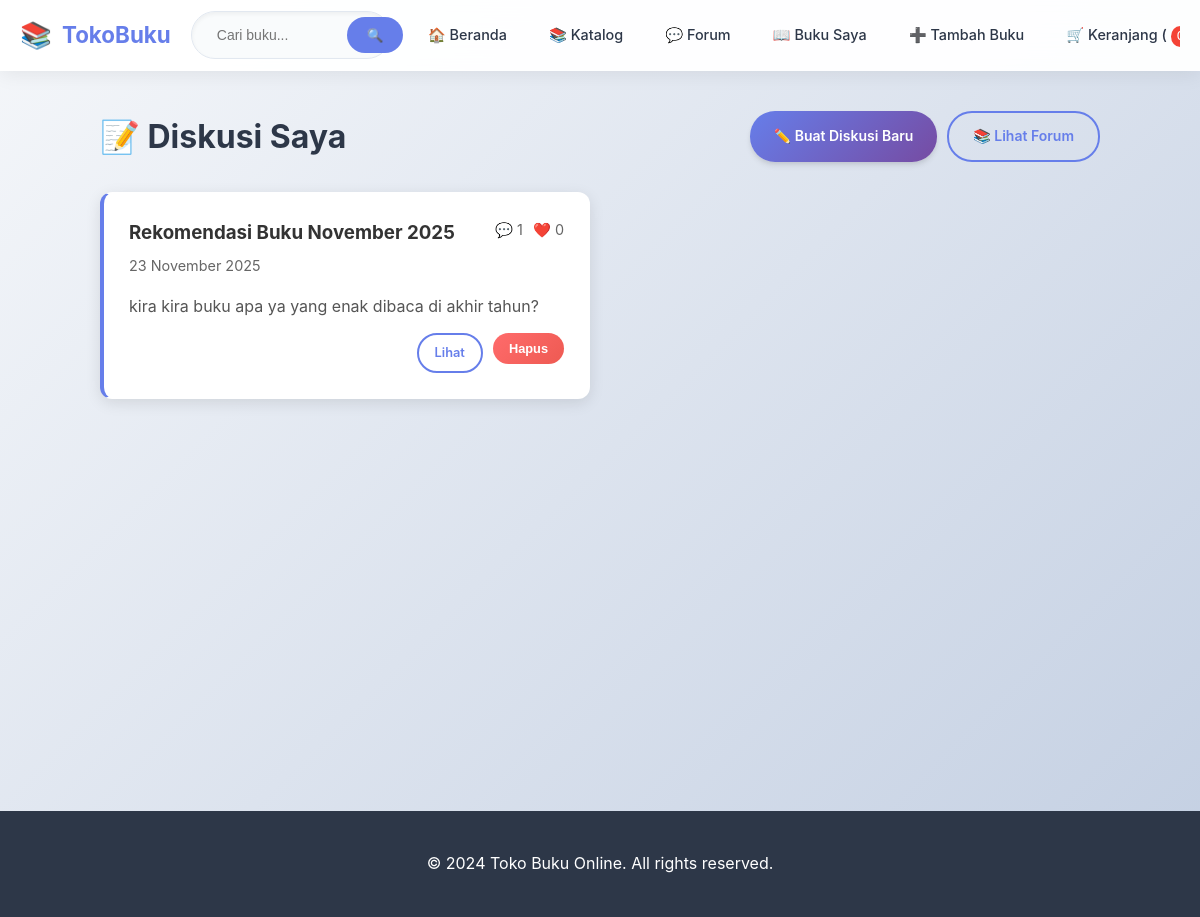
Screenshot of /my_discussions (signed in) with the database file from the repository.
### bookstore/app.py (models this page shows)
class Discussion(db.Model):
    id = db.Column(db.Integer, primary_key=True)
    user_id = db.Column(db.Integer, db.ForeignKey('user.id'), nullable=False)
    title = db.Column(db.String(200), nullable=False)
    content = db.Column(db.Text, nullable=False)
    created_at = db.Column(db.DateTime, default=datetime.utcnow)
    updated_at = db.Column(db.DateTime, default=datetime.utcnow, onupdate=datetime.utcnow)
    is_public = db.Column(db.Boolean, default=True)
    user = db.relationship('User', backref='discussions')
    comments = db.relationship('DiscussionComment', backref='discussion', lazy=True, cascade='all, delete-orphan')
    likes = db.relationship('DiscussionLike', backref='discussion', lazy=True, cascade='all, delete-orphan')

### bookstore/app.py (the view)
@app.route('/my_discussions')
def my_discussions():
    if 'user_id' not in session:
        flash('Silakan login terlebih dahulu!', 'error')
        return redirect(url_for('login'))
    discussions = Discussion.query.filter_by(user_id=session['user_id']).order_by(Discussion.created_at.desc()).all()
    return render_template('discussion/my_discussions.html', discussions=discussions)

### bookstore/templates/discussion/my_discussions.html (shortened to what this page needs)
{% extends "base.html" %}
{% block content %}
<div class="container">
    <div class="my-discussions">
        <div class="page-header">
            <h1>📝 Diskusi Saya</h1>
            <div class="header-actions">
                <a href="{{ url_for('create_discussion') }}" class="btn btn-primary">✏️ Buat Diskusi Baru</a>
                <a href="{{ url_for('discussion_forum') }}" class="btn btn-outline">📚 Lihat Forum</a>
            </div>
        </div>
        {% if discussions %}
        <div class="discussions-grid">
            {% for discussion in discussions %}
            <div class="discussion-card {% if not discussion.is_public %}private{% endif %}">
                <div class="discussion-header">
                    <div class="discussion-meta">
                        <h3><a href="{{ url_for('discussion_detail', discussion_id=discussion.id) }}">{{ discussion.title }}</a></h3>
                        <span class="post-time">{{ discussion.created_at.strftime('%d %B %Y') }}</span>
                    </div>
                    <div class="discussion-stats">
                        <span class="stat">💬 {{ discussion.comments|length }}</span>
                        <span class="stat">❤️ {{ discussion.likes|length }}</span>
                    </div>
                </div>
                <p class="discussion-preview">{{ discussion.content|truncate(150) }}</p>
                <div class="discussion-actions">
                    <a href="{{ url_for('discussion_detail', discussion_id=discussion.id) }}" class="btn btn-outline btn-sm">Lihat</a>
                    <form method="POST" action="{{ url_for('delete_discussion', discussion_id=discussion.id) }}"
                          onsubmit="return confirm('Hapus diskusi ini?')" style="display: inline;">
                        <button type="submit" class="btn btn-danger btn-sm">Hapus</button>
                    </form>
                </div>
            </div>
            {% endfor %}
        </div>
        {% else %}
        <div class="no-discussions">
            <h3>Anda belum membuat diskusi</h3>
            <p>Mulai berbagi pemikiran dan pengalaman Anda dengan komunitas!</p>
            <a href="{{ url_for('create_discussion') }}" class="btn btn-primary">Buat Diskusi Pertama</a>
        </div>
        {% endif %}
    </div>
</div>
{% endblock %}

### bookstore/static/css/style.css (style rules this page uses)
:root { --primary: #667eea; --primary-light: #8a9ef5; --primary-dark: #5a6fd8; --secondary: #764ba2; --accent: #f093fb; --success: #4CAF50; --warning: #FF9800; --error: #f44336; --text: #2d3748; --text-light: #718096; --bg: #f7fafc; --bg-card: #ffffff; --border: #e2e8f0; --shadow: 0 4px 6px -1px rgba(0, 0, 0, 0.1), 0 2px 4px -1px rgba(0, 0, 0, 0.06); --shadow-hover: 0 10px 15px -3px rgba(0, 0, 0, 0.1), 0 4px 6px -2px rgba(0, 0, 0, 0.05); }
* { margin: 0; padding: 0; box-sizing: border-box; }
body { font-family: 'Inter', 'Segoe UI', system-ui, -apple-system, sans-serif; line-height: 1.6; color: var(--text); background: linear-gradient(135deg, #f5f7fa 0%, #c3cfe2 100%); min-height: 100vh; }
.btn { display: inline-flex; align-items: center; justify-content: center; gap: 8px; padding: 12px 24px; border: none; border-radius: 25px; text-decoration: none; font-weight: 600; cursor: pointer; transition: all 0.3s ease; font-size: 14px; position: relative; overflow: hidden; }
.btn::before { content: ''; position: absolute; top: 0; left: -100%; width: 100%; height: 100%; background: linear-gradient(90deg, transparent, rgba(255,255,255,0.2), transparent); transition: left 0.5s; }
.btn-primary { background: linear-gradient(135deg, var(--primary) 0%, var(--secondary) 100%); color: white; box-shadow: var(--shadow); }
.btn-outline { background: transparent; color: var(--primary); border: 2px solid var(--primary); }
.btn-danger { background: linear-gradient(135deg, #ff6b6b 0%, #ee5a52 100%); color: white; }
.btn-sm { padding: 8px 16px; font-size: 0.8rem; }
.container { max-width: 1200px; margin: 0 auto; padding: 0 20px; }
.discussion-card { background: var(--bg-card); border-radius: 20px; padding: 25px; margin-bottom: 20px; box-shadow: var(--shadow); border: 1px solid rgba(255,255,255,0.2); transition: all 0.3s ease; }

### bookstore/templates/discussion/my_discussions.html (style rules this page uses)
.my-discussions { max-width: 1000px; margin: 0 auto; }
.page-header { display: flex; justify-content: space-between; align-items: center; margin-bottom: 30px; }
.header-actions { display: flex; gap: 10px; }
.discussions-grid { display: grid; grid-template-columns: repeat(auto-fill, minmax(350px, 1fr)); gap: 20px; }
.discussion-card { background: white; padding: 25px; border-radius: 12px; box-shadow: 0 4px 15px rgba(0,0,0,0.1); border-left: 4px solid #667eea; transition: transform 0.2s; }
.discussion-header { display: flex; justify-content: space-between; align-items: start; margin-bottom: 15px; }
.discussion-meta h3 { margin: 0 0 5px 0; }
.discussion-meta h3 a { color: #333; text-decoration: none; }
.post-time { color: #666; font-size: 0.9rem; }
.discussion-stats { display: flex; gap: 10px; }
.stat { font-size: 0.9rem; color: #666; }
.discussion-preview { color: #555; line-height: 1.5; margin-bottom: 15px; }
.discussion-actions { display: flex; gap: 10px; justify-content: flex-end; }

### rows the page displays
Discussion: title "Rekomendasi Buku November 2025", created_at "23 November 2025", comments|length "1", likes|length "0", content "kira kira buku apa ya yang enak dibaca di akhir tahun?"
